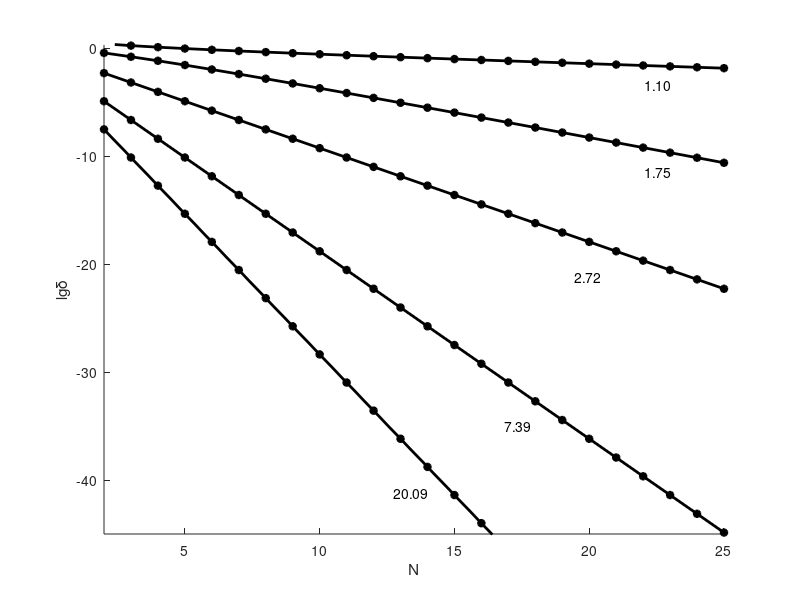

Write the MATLAB code that produced this figure.
%% n = 0
clc
clear all
close all

format long
%% a = 1.1

d = [4.309416074121952084082820752422104281343897045687887913826269338332902064
2.592147607253344551219902481060588651030965554346170060826339180076939435
1.748880351496266895457339816014252447382968243977371467340532706079146508
1.254907897650230503433193477414127695447521993125374094808986969685419639
0.935266302005744686306958797151254483131554541741467907763411601483129893
0.714924464612732882086574456551721005405542200618932232820648344704537337
0.55633241406539620718825957810601953374630933731816291416331811013884747
0.438604444445131441906843164337669830443880746772661599871910873058454986
0.349192495450915122777566066170954419737888956572835266547380878227237457
0.28010125900958876771615011556715201702339607668861694001338061128482088
0.225995527013755722445791872393458372263057338921236034329926551179717834
0.183180771357661793909525413038617419019986782881902836558943972804459804
0.149020263180286499278071676486981927839683575175815936206560385995739706
0.121584965052677928590200475738376025222745456492382020690247795401132616
0.099434334253616014123028350889121248455288860195623406770826345227114501
0.081474128145501335855463362284245398282271802741683576487933733048751937
0.066861276367466261161054812085875720594289026717085494011076572613496814
0.054938499386317843315536437939054179915894901912380858133785591730386942
0.045188288287389715132069026686497854529204891124104770237246495272771503
0.037199821224452945594950880808617651938428921727176855923080336391653247
0.0306447301518391219787465947915370069419200196260657570448878862324873
0.025259053042215124996254128346502880232155035285191384849850512288676404
0.020829594033931634506940405196938483645221878666035095926300555399565425
0.017183480922398988604035417250631596488191489566126972850944369473030222
0.01418007958187338647047559258648669103898810693565209106505684704723493
0.011704671403979036051009135671768160605376342800295899035378536857979431
0.00966346702052784722213301741498701213367620354902996243284930770378641
0.007979644927100039281670790994667429885582418172963884126966938915821851
0.006590184510081498227181734551081062933290196577496511089744054854127907
0.005443320577645706823115211246489242715802528198161520057580713556337755
0.00449648811230370043694161643681002594131535657706783864960956076231977
0.003714656451985989048866395685277353118261326947028014296641153484588712
0.003068974737496675970626543260613496079701542569801193179418326986379001
0.002535667469470242448854492973677176362702490794774496754160323864839937
0.002095131942883885190338893562428594521242932410160588448895833060217609
0.001731199254829557340754133613323145171156998455754361470522775732865656
0.001430528280357682181076444405631498015420900993415810445353545694454793
0.001182108034103713631752870841362401721498053697093358859930737792735523
0.00097684858375621696663085180920059328630689981459853147527546184092572
0.000807244450758989723523625773059199003263304804343917984583485196271321
0.000667097443912784803652011600979511183759697193498087731655571774978697
0.000551288288261941358149017832304751043955201184298200179351840211323662
0.000455588360666573021079694104885472311431255815881124731733821712391886
0.000376504421411734549734606384974554211232024188309966434644599038666061
0.000311150512983164385454915208690018728336532969338801805943983879893113
0.000257142241272260146481726972858488850217847389120036767316889890830448
0.000212509507049018189209353360240443432314111769125758125164390549116475
0.000175624453101729704693841747521596995364242981619816262903302842034235
0.000145141964133497525133692005636817206310438578655358238546144993782624
0.000119950525701432306438309645670611665137806587695695450159447159634545
9.9131634014721361773756852582538442417535357893681767318402709934307e-05
8.1926265503174958787824425978537769197070900337634193228746913730608e-05
6.7707176089740530360032924971630440765431038541974057716347344548095e-05
5.5956015110946146892197291030222142453206114844116045401101919272529e-05
4.6244416039136905916684196614287150427742368940344286889044593093435e-05
3.8218372283945895471330735802351486863174125300639536622001441226885e-05
3.1585326887825462686191563888103345320605185657939955911206812203581e-05
2.6103504393896646024010282698348458935495064055567986889040865268162e-05
2.1573095260240508815281331211893733778998588119380815325350345521782e-05
1.7828970970662103640553485378197873532906278899053799669086622639309e-05
1.4734663955994237771672128495609122822317389491684118328725721032154e-05
1.2177392657740846968506761317415688475682990597336472594156506200949e-05
1.0063950239429835441557149404434005345379723856239857722558738342274e-05
8.317306983808805495352067186325235569656708935388898287475002621031e-06
6.873802463469962400344777762537034793429642727643013864309527011883e-06
5.680825093668315151563061753622679051466076464874181236376355347998e-06
4.69489445721199879792552608332212951899690365423340064007255023995e-06
3.880076483036605615045616201078136552208789892637899981305362709877e-06
3.206673699679328796858634275337200620832347635630358948588157136535e-06
2.650142816011805856701482206637473320636246063210873396767838459035e-06
2.190200170707243294079435249244870545803403948919634836076303273508e-06
1.81008244168656305694248353589947109085111547647601620342804170694e-06
1.495935667248793240303786272663599898724654495870076448016253371893e-06
1.236310308312000801360085605052619577865369864766463860314219004079e-06
1.021743946840314329450127692622735318875861438961723992336445587466e-06
8.44416410122885802152549048744886402531203656619186972964898829658e-07
6.97864750617850150121738480953699461728652815137310906800065530229e-07
5.76747692856365395652648508590682736482702886852321773052802603791e-07
4.7665096197611101461075746133044405076112681741463494047436932477e-07
3.93926398562598571289111832413107544868901005572911418544720485347e-07
3.25558995947718028408591284030087756624479716777919339959924515546e-07
2.69057013843268753294983145153121178083499199067981176607655407475e-07
2.2236116327384008132430095147854813603251771321208813872590100516e-07
1.83769552878680026786862924322884298851079963772723893940918450211e-07
1.51875661114146406462731316439470661737051406738936170586357948915e-07
1.2551707364672114471889710555077854310109492138875653060905763951e-07
1.03733117586439670810663884294578941466231288670300096963617993944e-07
8.5729848473282716167530673439710839959216016852293628938268234855e-08
7.0851113913642066136688883883531718363939857585278775247974829523e-08
5.8554639238043476147386943362021303133643632942340775865178060189e-08
4.8392263587203599491047956705359136668183482328124831842048426594e-08
3.9993606102469895209427844055289767139489993367525726887816514333e-08
3.3052566912125039558908849313632129275107809245556164179560432342e-08
2.7316170923408041043227745413813455563895946684100538710014968942e-08
2.2575347817072289563004634238070807684586486915294527019178775423e-08
1.8657312208964279429939301686498292834250295446270223678824108507e-08
1.5419266263436082332618251671756693050615792858939277642963078328e-08
1.2743195241987234869319295515287972871280508751919208775584443915e-08
1.0531566304045969604742126780992410840140796745926667222423695977e-08
8.703773797042321459454102444104489632222884721228148195509725467e-09
7.193201479726016698775985740357228565034128893521762800227521479e-09
5.944794607633053283881620628380317841341811294903458651848877742e-09
4.913053392203559938852258585042278275725415241317747335158882501e-09
4.060374702569364616793472820607870309437098882706806272424892304e-09
3.355681571189012299284894704979534203404835530191396645170680946e-09
2.773290553894092857061339347307969715509792445439380784435109875e-09
2.291975663823701976112461989695134608967516129161566406925653885e-09
1.894194763113925235148993482672089622695146987458806759677422804e-09
1.565450217192208124721059712595201843217190351162420099981687465e-09
1.293760509900454145820904590313488856827808371731089820493840309e-09
1.069223561781161503094400417192149865143927398288981180842380865e-09
8.83655836100788957173511625190193695710026698659480179133555547e-10
7.30294079366139924642902089357339488137599668431092113919165803e-10
6.03548825884181117871069780668749213716879909403359921473981712e-10
4.98800682522785711525346690427885209379918861875977120601305791e-10
4.1223196900925236718022959526957189496844382995416529743430931e-10
3.4068757768140979996599058172287356973443138601247343311989412e-10
2.8155998154656010429788685158005420195882589068318304001463671e-10
2.32694199619570854960142176047663444009631642849685968699373491e-10
1.92309255880059625044240127863956031293360536839970498507444871e-10
1.58933269319711023486995835870463125735731173370025452550342738e-10
1.31349809353321514946869137691600333290826169905794201242845723e-10
1.08553561447788720931819275641263804930151246292535413829025825e-10
8.9713687146087715434337377678567598757134206031264086198114538e-11
7.4143543095363035893126201904354858196986749033712855633447008e-11
6.1275655450318998784172164557650484906705735604204941795643029e-11
5.0641037561977824213368077343745831445044569299782677656418341e-11
4.1852097158475434301614334113342555051828946168105313882363098e-11
3.4588510048201181294478833173875684213793796500219746795729932e-11
2.8585545494295337941314485595145703600301939885020140205046643e-11
2.3624417763821838887521240495982251534974413404607089643044361e-11
1.9524312201465622949706917037252004793614624962305173920919921e-11
1.613579520779548807020060068670762063676276169883933238341956e-11
1.3335367940308175127304633913273781460385129498005835370521221e-11
1.1020965239911356419859877460840771871772794948742542438215326e-11
9.108235735455218659030165923606502409753779117729136867931253e-12
7.527467549957039821099466834909901232108111394933741807022304e-12
6.221047561943902139238223903777488742637786036288243415556279e-12
5.141361621438465079195119267013802274653044006619168979977512e-12
4.249059191269562334047555975467854426529656002701912352117343e-12
3.511619166337185896464318376209984542021848200250820633122072e-12
2.902164600277781192740441530123106373751272523284032162951633e-12
2.398483140724834579196499796636293619476162243593655768815584e-12
1.982217471673004122957063460749333972823763413784738801452825e-12
1.638196257580713091259619786623433668211075045230508696357592e-12
1.35388120461196689651600926941480387120640067349794351314765e-12
1.11891008645603935238972402527536859724837098521411786164812e-12
9.247190797156450665803610336054910693834078527703570552967e-13
7.64230644393033647843930808458893594506429992032009099770007e-13
6.31595573878498216973490657066906946697577203350795827857253e-13
5.2197981312269710625154141007046625023941406002631020542972e-13
4.31388275307994527670748303548200586114715786371529748747234e-13
3.56519235791717610904331193584215905912511213699634320551824e-13
2.94643996522071507003805907831123139286329019372089262766389e-13
2.43507435142201591638205342011849194349159552888684347646727e-13
2.01245814167104468434263983594142418686382872070659826285279e-13
1.66318854683554480564863888830987661440519845125523504787265e-13
1.37453598912026490320986278348168713905873044881282927213825e-13
1.13598015629772585624901497593210538342438253398933811581319e-13
9.3882657545265659064068174371718766113820374365526267107836e-14
7.7588973177904858724004975445301413609787847012156163472894e-14
6.4123118328846548589644831495802397489568923454699417086507e-14
5.2994312668467918535317891351116129004993724834069468774754e-14
4.3796952618568319234329744423935719708776077202453282057104e-14
3.6195828610386897279882544839218198375471732968364995722563e-14
2.991390794246841135955816403443765270463302839402693703661e-14
2.4722237968982089981225224461961032127831733131348399246793e-14
2.043160162725787847259438287220553138298459004746915946259e-14
1.6885621179551933014980732566776481327224302823615518511805e-14
1.3955058826075954996685784916202507050935915937989657208437e-14
1.153310646783135193709222097927785264141522612331511509785e-14
9.531492948620940935731167718697713959705840863186264881325e-15
7.877266899686720258592681540136275159938304396239770650539e-15
6.510137933625383142063405569765513949423089217857438358055e-15
5.380279283987916043795891578899713984084814820316183028753e-15
4.446511804948688151228014569682809830807122095290438684423e-15
3.674803144585690675593713636616744552188328567343044350646e-15
3.037027392219577611826993149754915389026640192243151544896e-15
2.509939993569897785948067030169542712571132963578919302353e-15
2.074330573198261846238571115974902751092227320378852087822e-15
1.714322787767157965184795183898785460404021148675831612334e-15
1.416795692369551597781187087332939302897159027304868880715e-15
1.170905530883926607271951243299780364201558414450162882345e-15
9.67690521391674627448890567014530121939702358882312718899e-16
7.99744232555102801586321952287051513817603091816699774102e-16
6.60945646739754228873018594705815485876223812706287348878e-16
5.46236071685747177050001201469433384417799281747573273648e-16
4.51434769988220713180197812571326024860514463912286889413e-16
3.73086586767124481483314600591430477857562056453242936485e-16
3.08336022121590420790002341290338467933293836955428557045e-16
2.54823158778173853510558620510172914068303586239431910974e-16
2.10597651882788270020738195444217220648786837538857967999e-16
1.74047646184122505920070720949210959326941650081772607259e-16
1.43841029904233450566070901945993930174152437014323113641e-16
1.18876884218374731853043299843131504975804666753264508395e-16
9.824535885816091853691562638260895687604723694937014223e-17
8.1194511453025538705773127072849159013381966441392426971e-17
6.7102902027293822332095512431046205275016955509310256645e-17
5.5456943824209761243893682886394647380198303801715366643e-17
4.5832184978685745472263760254095458914609847092717843881e-17
3.7877838825360113957586645957082352760121044048902151761e-17
3.1303999029223229517609271446969615391378073211536684237e-17
2.5871073577870433369739413822294689267345028836757424762e-17
2.1381052543694569532080082974498233371187901056159300537e-17
1.7670291358425261189792043862893636041334140350905648491e-17
1.460354657721095728030977218820816545729337541101552713e-17
1.2069046758025582564893153889162746238205731202448592306e-17
9.974418808285603804346359463350464289843126662203963233e-18
8.243321329161654698325776337723959390998079954689042957e-18
6.812662255505498645652871057343368319952739469270262888e-18
5.630299384715287224354596211709960904576986087052985636e-18
4.653139987368005216846009667445222934652558244422163109e-18
3.845570237494218564913713153076755576757038423725554926e-18
3.178157221069601605471798793426851017847461571881222873e-18
2.62657621576000090195393756865161363802363655850150076e-18
2.170724145256198741485452445474565931237722276447796167e-18
1.793986896905949083085006423391985710776540032157139562e-18
1.482633799095825448843131327287313059685176539245503162e-18
1.225317189335392734897781411379918693509619441856830073e-18
1.012658834161481435450177998143180316798902695231751696e-18
8.36908127406182869280965188265314094095838387985125533e-19
6.91659609426597300884640333939894609219012422823633226e-19
5.71619511922807594338100529920692368983752854773874224e-19
4.72412819770915290909615300165670816065440286168664046e-19
3.90423817992491912893989126674479943417520241333343646e-19
3.22664312390489132092889477899661312546221481476618229e-19
2.66664720983875272708899040463373090009030749816647249e-19
2.20384066928822503834583824288343577996762254871634232e-19
1.82135592503159064662157478167001612345239438475811839e-19
1.50525283060462012600620685590978339776053850227260936e-19
1.24401060380547097760975470797556349722451437792278133e-19
1.02810793702931469149157292018596300040922206414065943e-19
8.4967598101596241773251994874021734013190245914501711e-20
7.0221155455864651282201847818573001860325114558936748e-20
5.8034012773441851191711772168758330783554101234303838e-20
4.796199402763788580138986684871583620122913492581922e-20
3.9638011593089155418142495994770452535409659886386439e-20
3.275868726701582563387037620409483481120871093463119e-20
2.7073295261996545738574876696080686812725555920625247e-20
2.2374624183468216005393748542822655663394282426441512e-20
1.8491424945015051563751815813471036962630154434862789e-20
1.5282169376045494692229482510716890173064503121261864e-20
1.2629892046318588615155168037099788635638927842385112e-20
1.0437927311007096343453002818510954513581500787791961e-20
8.626386207443879882524077001842411887176269138738307e-21
7.12924479954039544584174876479263998256344161053528e-21
5.891937850859829995501725104264484172866212194049299e-21
4.869370124677544664485480125517535851918273555699373e-21
4.024272830312019734002909379048849836534180294043063e-21
3.325845314307453788540344010996024658953899482432837e-21
2.748632491163184505337727633398805366400364491756993e-21
2.271597100134862860717931459019720067358679596972712e-21
1.877352975318068176763732175951871899764992343503539e-21
1.551531384560386672392854395873810156386327611737397e-21
1.282257342611889604826875583578512156665314021620237e-21
1.059716812075941651040380281839398474829829003190768e-21
8.75799018244579735462652455854607747444835217272656e-22
7.23800841524445945481357539926387410793425064362717e-22
5.98182513656566800493302603982061163414689503428641e-22
4.94365713765757606524446862709082468356502063695459e-22
4.08566705591535146025451945043305644742146386767743e-22
3.37658434373169487642340362701066815759641418365201e-22
2.79056557333197878607345295187999653983190413623464e-22
2.30625253994378374829203584962705728431224766309201e-22
1.90599383466428378170431359345213465650542334504152e-22
1.57520151625147394538106075874511736472919830037832e-22
1.30181943491857329835247518194726802950898044099643e-22
1.07588383051121742820294578133695227205450550632184e-22
8.8916019050513822682785066678031386561812346634693e-23
7.3484313264887444895871496179039833173165442762292e-23
6.0730837408997878536455210125004477632606405528077e-23
5.0190774718180056801004162044290774230764628971512e-23
4.1479979105933924542022346539609004211604495481446e-23
3.4280974467713981688880509883576548134386040129563e-23
2.8331383857614856324751392180507625609993829541552e-23
2.341436682447508409057979433923015005557386130513e-23
1.935071638386370273509440762854889683099125447445e-23
1.5992327589969999677855802457814521852105067337614e-23
1.3216799661132229004382651430059692009821590342187e-23
1.0922974926555559396728514346498183689127339119857e-23
9.027252005417816225462984713668610574132509284736e-24
7.460538847452739477420880033783780495492908940324e-24
6.165734584671684522843758073480932869776511524494e-24
5.095648417084035972857738776244320965116447197718e-24
4.211279683540524917336227264239250737042822790614e-24
3.480396432678119204354847069372875150507798018414e-24
2.876360688163734415137287692601990427165816826376e-24
2.377157593523747066646669851207894770752139819842e-24
1.964593052498964200633599803239570981484809829777e-24
1.62363062189997015155156188630331279031916302398e-24
1.341843489173528834178799275829648021071134567591e-24
1.10896156130043687395747039198584297258599554336e-24
9.16497158099534458574058534180126979403273089583e-25
7.57435667850854802125367993478155320849264010075e-25
6.25979890785830313892037444633093570517484838583e-25
5.1733875271556215934250572445479280188223575344e-25
4.27552688194679401486801731062748674472002070603e-25
3.53349329086511844993890081789387122640847823509e-25
2.9202423891447255201039018483754459176546003753e-25
2.41342346210307855249815017688589427631223082261e-25
1.99456484471328773781956259308228238503537273854e-25
1.64840069811015488902751950491457059534559655664e-25
1.36231462653731787010930579523428363840205072651e-25
1.12587985664241128108530873823147598733400437566e-25
9.3047922036562900766145847556928940553736719455e-26
7.6899109121126351851336710235319094640041173908e-26
6.3552982744732511928207766780232237417469631675e-26
5.2523126235316117078700966779526465190498943557e-26
4.3407542343236453385867476871151247202217879604e-26
3.5874001936559046591830016590538931105361766962e-26
2.9647935484759537850120321908565939845032280261e-26
2.4502426020462424018483138069512803192263957184e-26
2.0249938859886297571620020649473465459800220134e-26
1.6735486661063053141750776525684101688104729291e-26
1.3830980711622355734865691242988526330795522458e-26
1.1430562571588721901935794198870809975759452722e-26
9.446745926932826492602233946561228607940382344e-27
7.807228038787458650475795337596828722817324274e-27
6.452254577510295363396756213214559972460331744e-27
5.332441799595284563174888804931809910039772852e-27
4.406976693880399753764411375826549016316421389e-27
3.642129499074709952144653182840575876561556191e-27
3.010024379400586251229867718694294548575471756e-27
2.487623454050070880289342733829346054388182198e-27
2.055887152107496263281430023433718792491918387e-27
1.699080290997930521721001245115472074372002862e-27
1.404198587601595245736898428938923640894351936e-27
1.160494700497185966096778193519889610500499036e-27
9.59086529336517172472716890433556737484556338e-28
7.92633495319435551729524404993779178647614651e-28
6.55069004396227622916967536142959606503862422e-28
5.41379342476221088538718005930734575462108048e-28
4.47420944195223967861983497177318990533095137e-28
3.69769375367953632734978524174662152910240853e-28
3.05594525097482291753749423761773757369774918e-28
2.52557458758249787110918025634886952304385317e-28
2.08725172527479129195186256592532870706265358e-28
1.72500142584693467346105262837917282029277757e-28
1.42562101309663999578163021294177231130826059e-28
1.17819918437738823600197560750834659575851556e-28
9.7371833419618846755218274519463854581802734e-29
8.0472589602990769447053250179102396550599899e-29
6.6506272399165914422956485837574634434229475e-29
5.4963861486913969985999211494140653725882566e-29
4.5424678914804926537232160272159739887079514e-29
3.7541056954384230745237768222637982647618484e-29
3.1025666904449772465161695803400455070808317e-29
2.5641047028470882194148989564083547949544862e-29
2.1190947957413948804507109446697160284254763e-29
1.7513180130094169737557690933813320695242721e-29
1.4473702586854683396204154506145546429060404e-29
1.1961737675086513271809550556938694262444996e-29
9.885733615773976314169085336411976879761331e-30
8.170027781631384064257657234212683097935223e-30
6.752089075728415491656611686256196175497769e-30
5.580238905560673058910827843743778627522726e-30
4.611767690546010047747825759944217320277062e-30
3.811378256649594465295342186242160141941282e-30
3.149899385660821363477154791576812141561317e-30
2.603222632777537896536693128189990819481852e-30
2.151423663452510310867865977923111271953596e-30
1.778036085497942118546234914308339578285231e-30
1.46945131032887754662524589466627735245802e-30
1.214422570519733313494201318541977341692749e-30
1.003655016958457121802282150072897887666233e-30
8.29466956164014016301701717346744129448631e-31
6.85509881127284200292217748549970347158166e-31
5.66537091840730652554788084084916415616251e-31
4.68212472595645091790430687170182783751534e-31
3.86952456690615715851413201027175305952809e-31
3.19795418752574920135229329222185571917109e-31
2.64293734506260221894571256873999382461506e-31
2.18424573972115850590556050688277911446566e-31
1.8051617683645935150233890246772895719242e-31
1.49186923005338282934979915656693495195524e-31
1.23294977690362197391102037590647358794438e-31
1.01896675777158824364105605731589143285145e-31
8.4212128741453560255469933252445789117419e-32
6.9596800612771526162237301873106249250252e-32
5.7518017035348359440710564952915655174619e-32
4.7535551268882934010164788014921823265268e-32
3.9285579561060269697348693948346843979229e-32
3.2467421124843192853916470395617442101562e-32
2.6832579442019163314752495026152858042607e-32
2.2175685489272032216231520326347543175905e-32
1.8327012801051263334832173641009685134421e-32
1.5146291571116744111783581090989533009396e-32
1.2517596339765902203185638767497084762371e-32
1.034512094195528940641053601719401829012e-32
8.549686728888667550254667978597762456242e-33
7.065856800734434850902097827417338753543e-33
5.839551074987135297403462636812239708322e-33
4.82607526858440855734873477675418250623e-33
3.988491957507775023140821191996884063588e-33
3.296274345047747420703540227561794363457e-33
2.72419367359317924661003132024359238249e-33
2.251399730242296534453067567886195186851e-33
1.860660934084542289984558986570882717472e-33
1.537736309160778503728956879363870444032e-33
1.270856453851882855706247668775033684263e-33
1.050294589960233595437581449952905134811e-33
8.68012057818374732089816222362551728544e-34
7.17365337039979001584437041350328043197e-34
5.92863914909073459288656414077425583859e-34
4.8997017761080443268500231895911429643e-34
4.04934031083309383108428104066689272049e-34
3.34656224035792824559383963759325386578e-34
2.76575391765117992162612015893254736499e-34
2.28574703938114006197758549071945999085e-34
1.88904713998441296930608473147751709059e-34
1.56119598345819228450388983852168936857e-34
1.29024461442825787800925453951484313975e-34
1.06631786316384931376171423924375517217e-34
8.8125443236681747236737596205214155405e-35
7.2830944823703911574898516349262097984e-35
6.0190863490664380011281356177250041286e-35
4.9744515281540801893588260091512882967e-35
4.1111169654165945339254437381810011674e-35
3.3976173267905734463088352238011819505e-35
2.8079482039591511550727094537683835514e-35
2.3206183503794633897733330279190498292e-35
1.9178664052722834834907250440101963146e-35
1.5850135580762670857688920482766849676e-35
1.3099285603936089502561340235889233688e-35
1.0825855871021559824130616736385102779e-35
8.946988323158312459418656364873572927e-36
7.394205225750670259997699940145910655e-36
6.110913409711296748702865326458640541e-36
5.050341660918426249479762341304813072e-36
4.173836083403657383401567843678162079e-36
3.449451308598063396183392376645715139e-36
2.850786205452944495159010327857298145e-36
2.35602165739912730148314621664683681e-36
1.947125336693493323154334197928020689e-36
1.609194493135118189024244334032835477e-36
1.329912804243899115008799658822284633e-36
1.09910149111066024813680609764437311e-36
9.08348339760876091443420596726897771e-37
7.5070110724039334277383949555644974e-37
6.20414138215201009541774749344195786e-37
5.12738957202645379630676517841910923e-37
4.23751204299706856884418905515673329e-37
3.50207606859261808639869484609622084e-37
2.89427774263852687674393140916601756e-37
2.39196507656076562756760956652693774e-37
1.97683064178575639776640077374195774e-37
1.63374433205434386655773570469073943e-37
1.35020192731763934109924359750939956e-37
1.11586936141953646533877657169373536e-37
9.22206083817798582761204366578726e-38
7.6215378827917226024338722015628193e-38
6.298791638670844109848443039664366e-38
5.2056129245213579288176248185629131e-38
4.3021594417531876771143901625065567e-38
3.555503670870402465653100859111659e-38
2.9384327858433073491709822954214603e-38
2.4284568478043858476110782479846596e-38
2.0069891304168474845890726039730071e-38
1.6586687028238406292099425713123324e-38
1.370800580846149059643322520775861e-38
1.1328930420216106107814366620656453e-38
9.362752413401739079022827979691736e-39
7.737811911902262457813789479754861e-39
6.394885877605174557673734598938942e-39
5.285029650913366554683572371033766e-39
4.36779309992840141080878663969286e-39
3.609746363577190670262063857222901e-39
2.983261457501809993878875498753249e-39
2.465505336778354972813365305353099e-39
2.037607716345747586272698635183765e-39
1.683973319294006000707594088124612e-39
1.391713487019839448686088660366309e-39
1.150176435553586138736076779234257e-39
9.50559037647591699770285389822198e-40
7.85585981526935165122624981793763e-40
6.49244612832177720339170137710916e-40
5.36565795729072412124786583841896e-40
4.43442806387663081396965142308735e-40
3.66481658171622324499890015601848e-40
3.02877403447621709115312108365647e-40
2.5031190367572038246110065617611e-40
2.06869341880760615273092126602915e-40
1.70966398248562405029032951944342e-40
1.41294544007076339155944641941521e-40
1.16772350419071330272302554300123e-40
9.6506074726505210763202423395554e-41
7.975708655083073478256342652363e-41
6.5914947562670013305091557742649e-41
5.4475163274933881924809627775488e-41
4.5020796094986667648710031321334e-41
3.720726949998897136566550935533e-41
3.0749809504123188357248262811354e-41
2.541306570588693456804650376174e-41
2.1002533641228873981983598997998e-41
1.7357465819197419241769026644098e-41
1.4345013073716878338207567972924e-41
1.1855382705551142187441491089508e-41
9.797836946736484289052975406979e-42
8.097385906393791844657506832502e-42
6.692054468094046022461887176216e-42
5.530623527350454405294047699579e-42
4.570763245744179619492842198978e-42
3.777490285738994370018397630889e-42
3.121892798131403179887869513557e-42
2.58007669267058393450968360074e-42
2.132294787331063803787603155862e-42
1.762227096967823934084407330739e-42
1.45638603055192311953868832036e-42
1.203624818637955409123073888123e-42
9.94731255072692737814705429566e-43
8.22091946341097366348713375195e-43
6.79414831686862937715943358153e-43
5.61499860898239202509454333486e-43
4.64049471816731750095777356819e-43
3.83511960179122062115712226686e-43
3.16952033205890699556175904534e-43
2.61943829095781930130151973564e-43
2.16482503384948038768393435764e-43
1.78911159822275212638395035646e-43
1.47860462663041291670774442922e-43
1.22198729473591596466374597125e-43
1.00990685515368542296157463409e-43
8.3463376458985694601519088797e-44
6.8977997073545172966675083373e-44
5.7006609151693359316869674715e-44
4.7112900125369407041215461115e-44
3.8936281095349479716915505424e-44
3.2178744706903135419468675182e-44
2.6594003890005206873366106851e-44
2.1978515611577053420752842941e-44
1.8164062488909047237305078968e-44
1.5011621891662657088068047971e-44
1.2406299084095470676000316752e-44
1.0253139738932828677563124419e-44
8.473669205740574844565715861e-45
7.003032401441020683014639253e-45
5.787630083844473293622236304e-45
4.783165358557658574674250502e-45
3.953029221956593450868398488e-45
3.266966299145422469124774222e-45
2.699972148061454795591792051e-45
2.231381940553704458369662567e-45
1.844117306249456761874619484e-45
1.524063889468778822553221925e-45
1.259556933451396691446625382e-45
1.040956143354107476131245834e-45
8.60294333356081692176364021e-46
];

N = 1:length(d);
hold on
plot(N, log10(d), 'k*-', 'linewidth', 2);

%% a = 1.5
d = [0.976645117895444863794327566234445648518366279287022159112140801944710377
	 0.450586441161997946023120788902990640922377626751281795817626114382850327
	 0.252162897124543609525697098956069790877609262467030315272721511379065495
	 0.142974290104585144985670838247504288537106289040739433618357612481421394
	 0.078740165266937378905430045079866329771956751689608074259220194916581583
	 0.041924759608228668586182520194133600817771202310709756925183876279769502
	 0.021699986398671720680353497853818478075062461611170207573031536922587427
	 0.010990679463934333191442546605051506127194151262986077772522892263580289
	 0.005476078794757334110368941923904747879657523558246213314842064469283422
	 0.002694355039311430659993989678514385244621499428006655229412368907391837
	 0.001312631909790051737502996008666741918690659840705547855509693932418297
	 0.000634389081118268376283159168179911337781776732733561715371847333911092
	 0.000304570700062180757346334468703731892716751026124331472510176390722108
	 0.000145406800311988028098549971317269596865003327585826344521940630025277
	 6.9085638602068521362617892436924929217583630228595556155628413248744e-05
	 3.2686475053083093189212629786410011913732847028734239437990368826818e-05
	 1.5407946452536048464666877284852271637998604226991268389366802578479e-05
	 7.239329634208596113691337029813549575489267082852564033925199862286e-06
	 3.391406689539418434486940764062397045547561673577725566736400616836e-06
	 1.58459087666205407484874210523391351637035389522553089042829471671e-06
	 7.38617324467286092928280603876538053297849951121450877123246741768e-07
	 3.43543037575233590268626263726340036405564345393558610037405472446e-07
	 1.59471850667263539588987788672510650332571864800948880813570057941e-07
	 7.3892398685087386587103081495797585765835975691911448163882896992e-08
	 3.4181518734663906935057686694439546470411157369531266317787224223e-08
	 1.5787542631773070280889509528184969540411027021596291125984901879e-08
	 7.281466248237896468696484457889811810234823268851214803284002753e-09
	 3.353887493623854945500517505392061451427938083620861245888749424e-09
	 1.542919004955508256178100237831592312755796476150862499119950871e-09
	 7.08987264480616868520772546511028077933791340909865583538169092e-10
	 3.25436777230393557476513439700755214336603896951011437554299406e-10
	 1.49230268237906289121375946352504675078537826320504252589304845e-10
	 6.8365319470340648618220349741144812830637436033645785605478056e-11
	 3.1291589012159801023540590165688728203977726626020946190149038e-11
	 1.4310485152279332753158159042538078827546366569103268152040018e-11
	 6.539376626744501880456395685400428796213756182514209557546624e-12
	 2.9860167245487828679535809723577255966678011309250858481042e-12
	 1.36250837209206082740071569169314442827781071615708760598424e-12
	 6.21288088861948311038023574732157964384634213350372069828654e-13
	 2.83118622772605222504391005092865208008545410914892121790349e-13
	 1.28937424911544338168590551264378118807861762562010141279403e-13
	 5.868637813912636219116590357897672103273551812808018014187e-14
	 2.6696548486818910364884110161572159768728477523979999836992e-14
	 1.2137894331171949578792659227713059773489914266234991507589e-14
	 5.515847111793522795006511255620038591925791824144991149279e-15
	 2.505366453708418991948872269552395009878291382610078755081e-15
	 1.137442356522341939919563436792208973540627639927753231092e-15
	 5.16172671731776468639000444475260999564181916238710502843e-16
	 2.3414018099173370602931637120089094239510771989357061518e-16
	 1.0616457140365928893345479692768273186502131708949941443e-16
	 4.8118595619700361906433658980917624857200059367006958838e-17
	 2.1801305458763918452979248110552694036770711521630637359e-17
	 9.874030408836991727774388941188938790972447117786475677e-18
	 4.470485211062230956454983351191960579509548783969109687e-18
	 2.023338872285046430557537727446738936505666219549832544e-18
	 9.15464634907748736122869771256450973556481484816489207e-19
	 4.14074466133298346881122972432092755681163131132167161e-19
	 1.87233671642882730796167098624825954513492993869256688e-19
	 8.4637443211787445266841372644915013538107741690632087e-20
	 3.8248853888426819337636628684768205851589217602581286e-20
	 1.728047393306335639524344204243214429032321258876438e-20
	 7.805092110688056185803619952177367370108613973047713e-21
	 3.524432704204028926578919933558060167030976517673066e-21
	 1.591082480638039305439568671428977154020509033572014e-21
	 7.1811130047746132304125248236861278788470216330768e-22
	 3.24033258569982547801579524539131896126173579171866e-22
	 1.46180417399992126827800269782265342066912245869531e-22
	 6.5931579205922374898468727671847112740271021804298e-23
	 2.9730704005265888437590945897826975131489936770705e-23
	 1.3403770630671431717667070177295221320241008594452e-23
	 6.041731127457887267537909952473236968807092358673e-24
	 2.722769272669444145432786913994934492277227187204e-24
	 1.226810982628071385068567476465541956625173447831e-24
	 5.52667683784074486395212847457237395212049041815e-25
	 2.48927129758076800732817776521192761187080435496e-25
	 1.12099634593041208277030533750291636592662175537e-25
	 5.0473328574935039311371775048778076924082544046e-26
	 2.2722043258106956765262706388633346766056055963e-26
	 1.0227331572651114297740326541488419714348187716e-26
	 4.602656556804554582630866751533367892770942867e-27
	 2.071036628734692607229347914349831869232660211e-27
	 9.31754720494135733313817058359637571810967165e-28
	 4.19132763158304828184262488404074399579939772e-28
	 1.88512140981379949336368225027825323658169102e-28
	 8.4774690618845421003337189962551873372494003e-29
	 3.811831443030606324516526020719870487516486e-29
	 1.7137328260253207624672885130021061224737182e-29
	 7.703637084609060951281525507054199608345907e-30
	 3.462526147256803290092637956153374533127543e-30
	 1.5560949289968501440267348734140857924184e-30
	 6.99239710267461206523983995057808161787292e-31
	 3.14169633028488945250606045415457001061577e-31
	 1.4114047177496079942789989328209086585718e-31
	 6.3399998016559931293815995532666775798035e-32
	 2.8475954429542497065535226419585098446886e-32
	 1.2788503094593838123672597368656538512868e-32
	 5.742678418988597430319301099239651248745e-33
	 2.578478971033056851904050890968921981652e-33
	 1.157625076673611536444232684412521449425e-33
	 5.19670888691001493747159747167372026291e-34
	 2.33262997024374357613429373532028487937e-34
	 1.04693846502455924052004436673793543081e-34
	 4.6984555503541195184314193007244197961e-35
	 2.1083783360687299610352484437496690774e-35
	 9.460240912504030234522862087025983788e-36
	 4.244405085546831890370450876311584961e-36
	 1.904114957522313732769217130526258269e-36
	 8.54145624356262697696997521927418736e-37
	 3.83119081892517216171310179148007789e-37
	 1.71830171685938721002255122818332572e-37
	 7.7060087050707561153348658146985747e-38
	 3.4556092847850924284014293397940327e-38
	 1.5494781385604266296239662269366121e-38
	 6.947244125899905985001441481311215e-39
	 3.114630554260802100990809326782171e-39
	 1.396265356696040191498096366083566e-39
	 6.25889096468420495950270874216508e-40
	 2.80540360970242378327134959755099e-40
	 1.2573679563410769511528127521232e-40
	 5.6350660618912049321627216520599e-41
	 2.5252578202665980608000132189667e-41
	 1.131574148999207178777179025334e-41
	 5.070273284404577598651510222301e-42
	 2.271701390583448818786669152606e-42
	 1.017754661376969545598599285673e-42
	 4.55939671232180883261162152635e-43];

N = 1:length(d);
%plot(N, log10(d), 'k*-');

%% a = 1.75

d = [ 0.926536849582480361700650179801578051465170231219297589746388435510612013
	  0.37039812926800188446886599970996244243848281079354930315472025321664903
	  0.16317706378600607770106903404529754492747769137050725376332136751093315
	  0.068923418918384802024096318656024024658759017023100648207189399049209329
	  0.0277155583784623934522909826194654344965977172678531781729060505885036
	  0.010740503020252452965176820663472420373205317087983658762597241834526701
	  0.004054452649067117877786163138748880444117435479942228670857899619864539
	  0.001501632917508449694782672926816922979073573784950059953428770462754095
	  0.000548190690388347849177230361837774959086288885114389925589292829594646
	  0.000197867691681721429006467847951393849832332331570953861071099065191136
	  7.0766465610145024497077542140349706785086900459140450861432275180689e-05
	  2.5117189227652886554883081740655153629694585596237427523850034157018e-05
	  8.857709120847585744886577356913133379858320788139939811894903596564e-06
	  3.106565616920123915938110359771933705191987041241427536298371276507e-06
	  1.084347494318429468923302052206549212682683324106571397504374679706e-06
	  3.7691615596578688114889569781183200599913404056437685685332555463e-07
	  1.30533746842094035223204151906330716023499412998123132013537081931e-07
	  4.5058880970878732534590681880056977089462481320137786841610223385e-08
	  1.550840710040639027764456636318951972292565203500428981707366344e-08
	  5.323660440359490871747994318963182261724276685564164263952012936e-09
	  1.823135086316637074221204460000297703745354667616442172774811864e-09
	  6.22998226303379549262538966735706975487025194727467904953739943e-10
	  2.1246923640037759037982978675998330311969946531435636201535973e-10
	  7.2329952821531801100623969229943539899237553777696642442925362e-11
	  2.4581941484212565128661386320389291192451713691566157260718848e-11
	  8.341531163969595365450229594164109182226656739559169107965423e-12
	  2.82654887343511297062189179052475085247884209024550820187883e-12
	  9.56516724517604536853228499071075641475732705536107621402336e-13
	  3.23291008931210593258672982195306317120211380414041752207007e-13
	  1.09142865692456409304075342176958856692771474787332903636712e-13
	  3.6806961732351822609985216630675046157939448747203549402868e-14
	  1.240014259852488240585439344881373174279578846449866574409e-14
	  4.173611574762550335619561221593924261307295687550164837413e-15
	  1.403492896295419217264328140721908215520527947226591090953e-15
	  4.71566971366931942692646211119084706066485458329492209688e-16
	  1.58318546293928308922531186856755142307884703383301484731e-16
	  5.3112176559327363635627464851575383452532534807030795833e-17
	  1.7805224903698316474422776439635185862601767394181727048e-17
	  5.964962702961747189070838034043964338134077370494720283e-18
	  1.997052870844335926363736613029058047116718849980342545e-18
	  6.68200103925744044296513122447638341782570288429773601e-19
	  2.2344532612220602420144029470737565770741987772514676e-19
	  7.4678485945284702451261139490031761031801817850103056e-20
	  2.4945382121999863076005349874476780583424850648935783e-20
	  8.328474287922907736514506089718691493269617886187983e-21
	  2.779271078813475378328116786810123011149512723414029e-21
	  9.27033583453254899070073470332755694650766090059882e-22
	  3.09077577125553513073504216604526592648827522861118e-22
	  1.03004183077398856450342319069356771940615263001994e-22
	  3.4313494094635446716915779822170836432890572199768e-23
	  1.1426275665378706039498444376051691671034728594518e-23
	  3.803475949640623369597276404504436642792588059507e-24
	  1.265607546313847853984556818422243424576833704796e-24
	  4.20984085594383112216110614625471273500211792639e-25
	  1.39986469952373040122788344637865103566049475142e-25
	  4.6533468960082819735613410194999175888272029693e-26
	  1.5463533120200900905459396061205053671976327405e-26
	  5.137131144812082785274177385117357294334393556e-27
	  1.706104604870435308418286020727605581156247338e-27
	  5.66458328765076789075253256367036901696792113e-28
	  1.88023273909541427036616361734919888873261615e-28
	  6.2393653197126738688108963579567919474034904e-29
	  2.0699412783112087022732639019518073807113968e-29
	  6.865432746961810640353554063362901427010196e-30
	  2.276530143589931197940365340401382741527439e-30
	  7.54705740077796165947514791131491072779823e-31
	  2.50140309738842982729266832710463602260748e-31
	  8.288851987113285232691653775578294541681e-32
	  2.7460757961179720478930796569504405382094e-32
	  9.095796499841645778955783345429827074523e-33
	  3.012184453848268279382085086947151211831e-33
	  9.97326663754528672494139130806066216418e-34
	  3.30149516277361215722197321377807299369e-34
	  1.09270643732504392375637387599820431039e-34
	  3.615913919432003999171870092431038634e-35
	  1.1963450837639607771283442008784190067e-35
	  3.957497409276540919405369676313825155e-36
	  1.308918168808778247471447653461974059e-36
	  4.32846460606984513397490032376255659e-37
	  1.43115451485507907394633975172815962e-37
	  4.731209246725879357142239007269898e-38
	  1.5638402918938677211750141828495912e-38
	  5.168313246679548001777358443830808e-39
	  1.707823416720212368541776599003779e-39
	  5.64256112564485092534521201623699e-40
	  1.86401828330170037495129297465307e-40
	  6.1569555187504554783128942714588e-41
	  2.0334108488747860470415690767496e-41
	  6.714733853542473839991648117924e-42
	  2.217064102138753464659797859996e-42
	  7.31938627924486634182864698787e-43
	  2.41612394184953917349338276017e-43
	  7.974674940997056120314215188e-44
	  2.6318254961885156067361002977e-44
	  8.684654698576876609461951744e-45
	  2.865499915504393121196456322e-45
	  9.45369539639830807017475194e-46
	];

N = 1:length(d);
hold on
plot(N, log10(d), 'k*-', 'linewidth', 2);

%% a = 2

d = [0.133333333333333333333333333333333333333333333333333333333333333234843615
	 0.031746031746031746031746031746031746031746031746031746031746031705515576
	 0.007843137254901960784313725490196078431372549019607843137254901088152532
	 0.001955034213098729227761485826001955034213098729227761485825992437570724
	 0.000488400488400488400488400488400488400488400488400488400487930554900372
	 0.000122077763535372031984374046267472379906000122077763535372463529719196
	 3.0518043793392843518730449378194857709620813305867093919421948026251e-05
	 7.629423635191479459684218155739424665163670210533945213195026939571e-06
	 1.907350451803638270986815440001907350451803638270986815886763701319e-06
	 4.76837271889989826676804227067047850381815524534112104231363469972e-07
	 1.19209296656209031117500729411883915179009150207588088737989592375e-07
	 2.9802322831784528967507615201288688202033761173989790081236725448e-08
	 7.450580624679403844026490464905241373573397746583066183785089278e-09
	 1.862645150965680508842394229809189429328953315810256849890519138e-09
	 4.65661287416159475086293992373695129615649378303356836496464679e-10
	 1.16415321833711078031553833165180044782183834164297369170363817e-10
	 2.9103830457157220086914563145356290088171318203795264932651985e-11
	 7.275957614209895682922105682093104790263507692693953475840703e-12
	 1.818989403547510837055185684982511871280605657258751147317857e-12
	 4.54747350886567516534088683219245942537604434151827089104124e-13
	 1.13686837721622492087915453708551917512392523799490885941525e-13
	 2.8421709430404411331628443866909089314899957075507335890186e-14
	 7.105427357601027102260209748248706277030877660229068582642e-15
	 1.776356839400252042399621110970324621921455383833928455533e-15
	 4.44089209850062714777065819862825696754575735522464050884e-16
	 1.1102230246251566020533898884823710314301230813771735792e-16
	 2.7755575615628913895776780579717683769225008629900340009e-17
	 6.938893903907228401721822230408075199848621436727546517e-18
	 1.734723475976807095916557250444434749786293706653797811e-18
	 4.33680868994201773697020668413759685228202195615623932e-19
	 1.08420217248550443406622751841105608682670587769340538e-19
	 2.7105054312137610850553662006380507631861112741064208e-20
	 6.776263578034402712569538879476633499289013074679875e-21
	 1.694065894508600678138079930986752536778188093514201e-21
	 4.23516473627150169534250933441537769324475331132766e-22
	 1.0587911840678754238354591777881254452372033135947e-22
	 2.6469779601696885595885428470854892519983886649754e-23
	 6.617444900424221398971291431848207903369806962384e-24
	 1.654361225106055349742818752595457274803438471877e-24
	 4.13590306276513837435704431563452149580593306427e-25
	 1.03397576569128459358926091854278378811043270118e-25
	 2.5849394142282114839731521961283837970000739719e-26
	 6.462348535570528709932880427678587006901659066e-27
	 1.615587133892632177483220103004767771438746087e-27
	 4.03896783473158044370805025506663021807816241e-28
	 1.00974195868289511092701256361468064682880516e-28
	 2.5243548967072377773175314089466183760155875e-29
	 6.310887241768094443293828522338939626000809e-30
	 1.577721810442023610823457130599606806565761e-30
	 3.94430452610505902705864282660583731348296e-31
	 9.8607613152626475676466070671658592354678e-32
	 2.4651903288156618919116517671870870346303e-32
	 6.162975822039154729779129420380133573289e-33
	 1.540743955509788682444782359997691544848e-33
	 3.85185988877447170611195590061381305808e-34
	 9.6296497219361792652798899422693848735e-35
	 2.4074124304840448163199724930020233051e-35
	 6.018531076210112040799931868951623173e-36
	 1.504632769052528010199982253875528496e-36
	 3.76158192263132002549996314766578579e-37
	 9.4039548065783000637498726661018823e-38
	 2.3509887016445750159319887066912787e-38
	 5.87747175411143753980866051130891e-39
	 1.469367938527859384938685194032549e-39
	 3.67341984631964846225847420537092e-40
	 9.1835496157991211550767329714558e-41
	 2.2958874039497802883885901755468e-41
	 5.739718509874450718589453493724e-42
	 1.434929627468611471100360136618e-42
	 3.58732406867152321589428111165e-43
	 8.9683101716787698720223805668e-44
	 2.2420775429196649301718496677e-44
	 5.605193857298968640218657672e-45
	 1.401298464324601410043581642e-45
	 3.50324616081050581553849284e-46
	];

N = 1:length(d);
%plot(N, log10(d), 'k*-');

%% a = e
d = [0.037314720727548103963853004167952904389092649738125680204674116655597013
	 0.004969823313689172682934024881291720581093027449884538248740332538931152
	 0.000671150401682490197754556765358642740000873068209439624832619096774543
	 9.0803982019375584951829170288854103784085116607521107048107938938131e-05
	 1.2288500209811220358142048102991441238643942570014318550247355266415e-05
	 1.663058821088308299814538167196147068019717730219706514477416656233e-06
	 2.25070374766852369060850196783878165283819069696803879230519157441e-07
	 3.0459959953329859145040194013453159230971796711545695826601419412e-08
	 4.122307253373828568710063971493241837433051995303501192051402614e-09
	 5.57893618729408259152262627102276817393928429085951342535897389e-10
	 7.5502690888432379568390700461111001849532573287296598328441646e-11
	 1.0218178056178869150244377385864725090594135165903207767634484e-11
	 1.382880021388998839715003257748835634023827534217805156854884e-12
	 1.87152459376821303716221941726270946314778099706186110576553e-13
	 2.532833109818871531308727541553820303480059221433542863197e-14
	 3.42781686308403800575092758841178902319083965716490651831e-15
	 4.63904566048714873441887876060477616902701790877804870851e-16
	 6.278265584096072142438352368477442422176491720821509373e-17
	 8.496708510583196101761730531700840094945302724520495894e-18
	 1.149904452858714530489408780101526941604395304616940947e-18
	 1.55622644822676294487191325360969412366828893982593578e-19
	 2.106123471510767628172863710146644180897744129416987e-20
	 2.850328165481877488761612657312827256295410765577822e-21
	 3.85749969592784582358559770035063724271662902473036e-22
	 5.2205581393354240467734828955916353173041358463731e-23
	 7.065257144401634349817964779910488956352716538875e-24
	 9.56178576777096663959014173836686326948257159298e-25
	 1.29404698512909605681950084558148215614797174196e-25
	 1.7513021525393096560024325522456860703242275273e-26
	 2.370129728467969827616302202273172512543915302e-27
	 3.20762178109728662364504111642070910384883599e-28
	 4.3410440226072940611977831829229735914530785e-29
	 5.874964223421627139448016698577787032800069e-30
	 7.9508994718173232149195602237485218316615e-31
	 1.0760372320042318030513197429978737064977e-31
	 1.4562580356643344979569276485712877904833e-32
	 1.970830937222259571611646393617055235418e-33
	 2.66722963100453374717576086889103895116e-34
	 3.609702775690845702430185807184401289e-35
	 4.885201475481076663025011996162776563e-36
	 6.61140125352149813216477617738851288e-37
	 8.9475586123622823926267751953442694e-38
	 1.2109203790802428441066390644484821e-38
	 1.638802524798110930241203427454935e-39
	 2.21787803862428361151078395166117e-40
	 3.0015715254148047859966001723318e-41
	 4.062185325469642622759471168929e-42
	 5.49757001582045869643378480012e-43
	 7.4401519520417125560127766043e-44
	 1.0069150717530025573208851894e-44
	 1.362711364309070895044955699e-45
	 1.84422928458520735836459936e-46
	];

N = 1:length(d);
plot(N, log10(d), 'k*-', 'linewidth', 2);

%% a = e^2
d = [0.000671150401682489846796852697851319177841864838063331609534957848828023
	 1.2288500209811210722469772769815343092006383036702867380976376145326e-05
	 2.25070374766852133752363705521572992615230625789132836468822583648e-07
	 4.122307253373823181429671745066158053454915126561194212685536716e-09
	 7.5502690888432261162612471973174236483254279162616387395781501e-11
	 1.382880021388996309591281010664227874716260175119421497666282e-12
	 2.5328331098188662352135914918767585208299166287010232814497e-14
	 4.6390456604871378217652001307922030260221536751107120135e-16
	 8.49670851058317389373683102056413135531980153692819664e-18
	 1.55622644822675847057610384751458306918109813659614859e-19
	 2.850328165481868548806740680004646598611841076525908e-21
	 5.2205581393354063081667619180033784274832750041976e-23
	 9.56178576777093165101467043235915532948047439522e-25
	 1.7513021525393027898797872272826348218257605859e-26
	 3.20762178109727320951992777964153335236998421e-28
	 5.874964223421601035069160879782893943733924e-30
	 1.07603723200422674062145051826797725837506e-31
	 1.970830937222249784327700276390384295552e-33
	 3.6097027756908268329187690795255446054e-35
	 6.61140125352146184340158573894515347e-37
	 1.2109203790802358810558262414013288e-38
	 2.21787803862427027760290620538917e-40
	 4.062185325469617109091545762035e-42
	 7.4401519520416628780775436858e-44
	 1.362711364309057974649387017e-45
	 2.4958929258258995518582787e-47
	];

N = 1:length(d);
plot(N, log10(d), 'k*-', 'linewidth', 2);

%% a = e^3

d = [ 1.2288500209811212068464045214498744440698512635869326861154173958665e-05
	  3.0459959953329828323331918621494054929752296153176945245104921419e-08
	  7.5502690888432277702558493994703178047001062353021700950912751e-11
	  1.87152459376820988091030328361898490343950419593574268059297e-13
	  4.63904566048713934613931009399532170871944205155911558714e-16
	  1.149904452858711815513926915225518081124997807352370878e-18
	  2.85032816548186979761717235061827823378523218192225e-21
	  7.065257144401612902321814506129648190610999337016e-24
	  1.7513021525393037489993473817473565099772689143e-26
	  4.3410440226072779550013527475274332566920043e-29
	  1.0760372320042274477855604966417035077671e-31
	  2.66722963100452205191590678716033265773e-34
	  6.61140125352146691252912246071477538e-37
	  1.638802524798102638733302021985034e-39
	  4.062185325469620668615814457144e-42
	  1.0069150717529961676471267118e-44
	  2.4958929258259016243201854e-47
	];

N = 1:length(d);

xlabel('N'); ylabel('lg\delta');
plot(N, log10(d), 'k*-', 'linewidth', 2);
axis([2 25 -45 0.3])
text(22.05,-3.36,'1.10');
%text(22.05,-8.86,'1.50');
text(22.05,-11.46,'1.75');
%text(22.05,-15.86,'2.00');
text(19.45,-21.16,'2.72');
text(16.85,-34.96,'7.39');
text(12.75,-41.16,'20.09');
